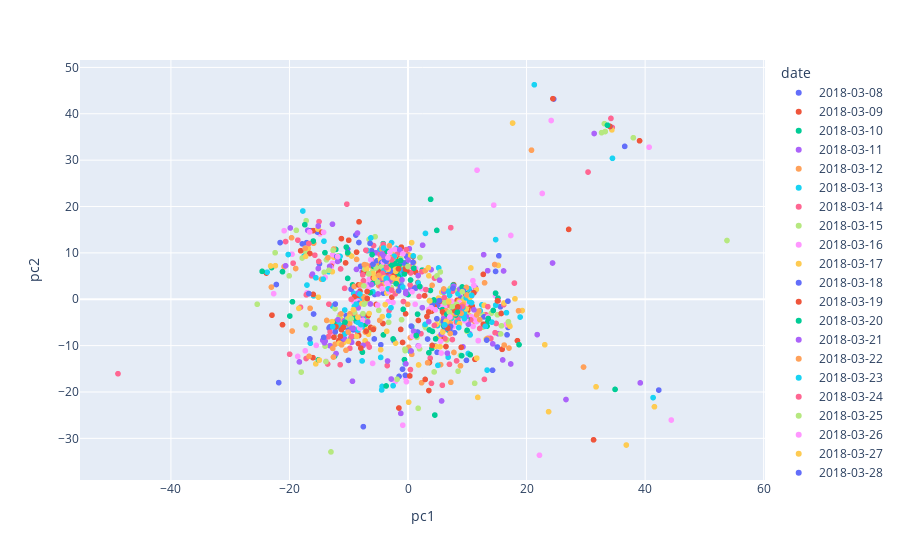

Notebook source saved alongside this figure:
### Markdown cell above
Plotly is an interactive map. Can hover over each point to get information on pc1, pc2, and date values.

### Code cell
import plotly.express as px
# # visualize PCA https://plotly.com/python/pca-visualization/
# total_variance = pca.explained_variance_ratio_.sum() * 100

fig = px.scatter(PCA_df, x="pc1", y="pc2", color=PCA_df["date"], labels = {str(i):f"PC {i+1}" for i in range(num_components)})

fig.show()
